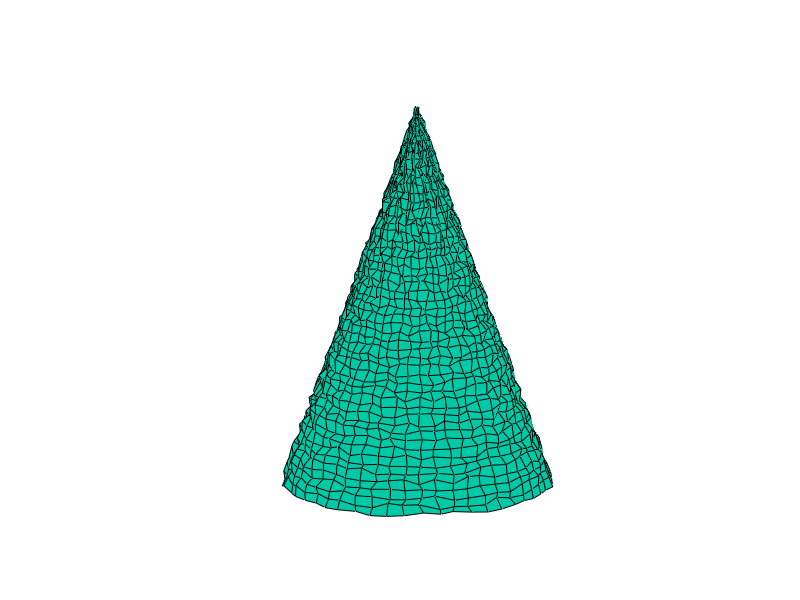

Write the MATLAB code that produced this figure. (Note: this script raises an error after producing the figure.)
% 祝魏老师圣诞快乐！

%% 基本参数
clear;clc

sceneLim = [-1 1 -1 1 0 2.1];

N = 50;

hTree = 2;
rTree = 0.7;
dr = 0.03;
[x0,y0] = meshgrid(linspace(-1,1,N));
z0 = sceneLim(end);
dz0 = z0/N;

Ts = 1/50;
Tv = 1/20;

dv = [1 0.1];
v = [0 15];
vzlim = [15 20];

rTree = linspace(0,rTree,N);
[xTree, yTree, zTree] = cylinder(rTree,N-1);

xTree = xTree + rand(N)*dr;
yTree = yTree + rand(N)*dr;
zTree = -zTree*hTree + hTree + rand(N)*dr;

% xTree = reshape(smooth(xTree),N,[]);
% yTree = reshape(smooth(yTree),N,[]);
% zTree = reshape(smooth(zTree),N,[]);

xTree(:,end) = xTree(:,1);
yTree(:,end) = yTree(:,1);
zTree(:,end) = zTree(:,1);


figure('Color','#D5CABD')

Tree = surf(xTree,yTree,zTree,'FaceColor','#00C9A7');%,'EdgeColor','none');
hold on
view(v)
% light(gca,'Position',[0 0.5 0.87])
% light(gca,'Position',[0.5 0 0.87])
axis equal off
% axis(sceneLim)


% 随机生成雪花
xSnow = [];
ySnow = [];
zSnow = [];

for k = 1:50*10
    if k > 1
        h.delete;
    end
    if rand(1) < 0.1
        seed = rand(N);
        idx = seed < 0.001;
        xs = x0(idx);
        ys = y0(idx);
        zs = zeros(size(xs))+sceneLim(6);
        xSnow = [xSnow; xs];
        ySnow = [ySnow; ys];
        zSnow = [zSnow-dz0; zs];
    else
        zSnow = zSnow-dz0;
    end
    idx = zSnow < 0;
    xSnow(idx) = [];
    ySnow(idx) = [];
    zSnow(idx) = [];
    h = plot3(xSnow,ySnow,zSnow,...
        'LineStyle','none','Marker','hexagram','MarkerSize',10,...
        'MarkerFaceColor','White','MarkerEdgeColor','White');
    axis(sceneLim)
    view(v)
    pause(Ts)
    v = v+dv;
    if v(2) >= vzlim(2) || v(2) <= vzlim(1)
        dv(2) = -dv(2);
    end
end